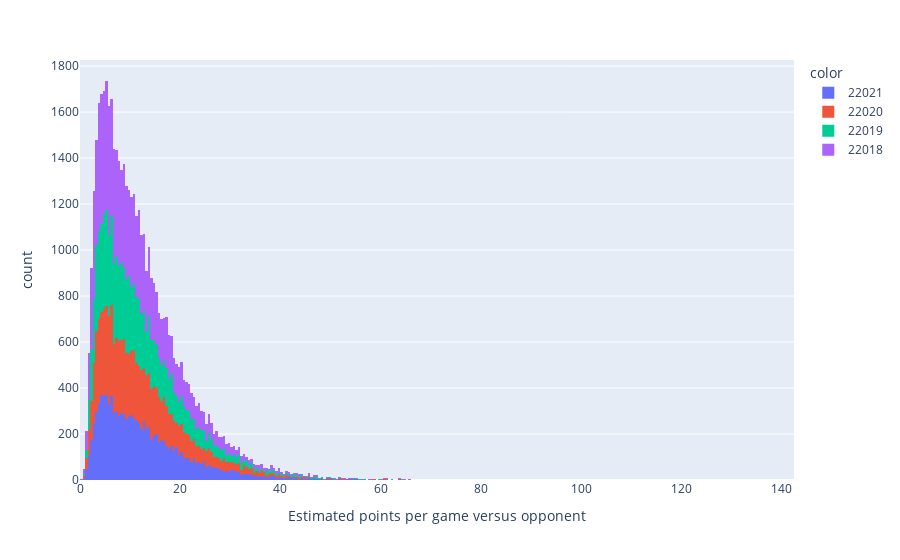

Notebook cell for this chart:
### Code cell
# Points per game estimated
fig = px.histogram(x=outputs['PLAYER_PPG'], color=outputs['SEASON_ID'], labels={
    'x': 'Estimated points per game versus opponent'
})

print('Mean: ' + str(outputs['PLAYER_PPG'].mean()))
print('Standard deviation: ' + str(outputs['PLAYER_PPG'].std()))

fig.show()

### Figure 1 — Plotly figure (JSON) as saved in the notebook; plotly's stock layout.template omitted (floating-point values rounded to 4 significant figures; data arrays with more than 128 entries replaced by an {"elided": "..."} marker saying what was removed)
{"data": [{"alignmentgroup": "True", "bingroup": "x", "hovertemplate": "color=22021<br>Estimated points per game versus opponent=%{x}<br>count=%{y}<extra></extra>", "legendgroup": "22021", "marker": {"color": "#636efa", "pattern": {"shape": ""}}, "name": "22021", "offsetgroup": "22021", "orientation": "v", "showlegend": true, "type": "histogram", "x": {"elided": "10854 float values"}, "xaxis": "x", "yaxis": "y"}, {"alignmentgroup": "True", "bingroup": "x", "hovertemplate": "color=22020<br>Estimated points per game versus opponent=%{x}<br>count=%{y}<extra></extra>", "legendgroup": "22020", "marker": {"color": "#EF553B", "pattern": {"shape": ""}}, "name": "22020", "offsetgroup": "22020", "orientation": "v", "showlegend": true, "type": "histogram", "x": {"elided": "11419 float values"}, "xaxis": "x", "yaxis": "y"}, {"alignmentgroup": "True", "bingroup": "x", "hovertemplate": "color=22019<br>Estimated points per game versus opponent=%{x}<br>count=%{y}<extra></extra>", "legendgroup": "22019", "marker": {"color": "#00cc96", "pattern": {"shape": ""}}, "name": "22019", "offsetgroup": "22019", "orientation": "v", "showlegend": true, "type": "histogram", "x": {"elided": "11639 float values"}, "xaxis": "x", "yaxis": "y"}, {"alignmentgroup": "True", "bingroup": "x", "hovertemplate": "color=22018<br>Estimated points per game versus opponent=%{x}<br>count=%{y}<extra></extra>", "legendgroup": "22018", "marker": {"color": "#ab63fa", "pattern": {"shape": ""}}, "name": "22018", "offsetgroup": "22018", "orientation": "v", "showlegend": true, "type": "histogram", "x": {"elided": "15374 float values"}, "xaxis": "x", "yaxis": "y"}], "layout": {"barmode": "relative", "legend": {"title": {"text": "color"}, "tracegroupgap": 0}, "margin": {"t": 60}, "xaxis": {"anchor": "y", "domain": [0, 1], "title": {"text": "Estimated points per game versus opponent"}}, "yaxis": {"anchor": "x", "domain": [0, 1], "title": {"text": "count"}}}}
